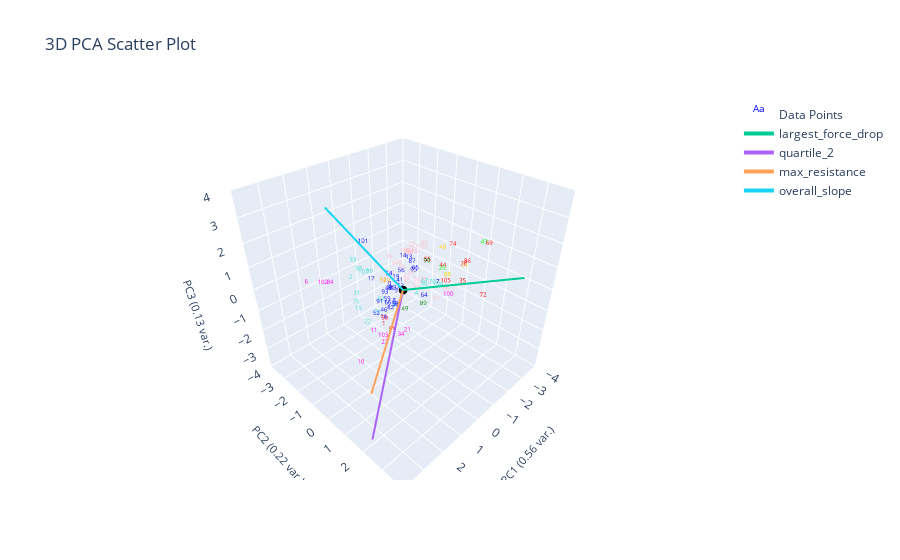

Write notebook code for a chart like this one.
### Markdown cell above
# K-Nearest-Neighbor
- From the k nearest points, assign query point to the highest frequency label
- Performs better when data is uniformly distributed in feature space (clusters all have similar desnity)

### Code cell
from sklearn.neighbors import KNeighborsClassifier

X = plotting.extract_numerical_features(marions_labeled_data).values.tolist()
y = marions_labeled_data[f'{ylabel_name}_nums'].values.tolist()

knn = KNeighborsClassifier(n_neighbors=1)
knn.fit(X, y)
predictions = pd.Series(knn.predict(clustering_features.values))
plotting.plot_clusters_seperately(predictions, curve_data, ylabel_name, 
                                  clustering_method="KNN", 
                                  cluster_category_names=list(ylabel_to_cluster_num.keys()),
                                  )
plotting.plot_pca(clustering_features, predictions, 3, 
                  graph_title=f'KNN with k=1 on {ylabel_name}',
                  ylabel_name=ylabel_name,)

### Figure 1 — Plotly figure (JSON) as saved in the notebook; plotly's stock layout.template omitted (floating-point values rounded to 4 significant figures)
{"data": [{"mode": "text", "name": "Data Points", "text": ["0", "1", "2", "3", "4", "5", "6", "7", "8", "9", "10", "11", "12", "13", "14", "15", "16", "17", "18", "19", "20", "21", "22", "23", "24", "25", "26", "27", "28", "29", "30", "31", "32", "33", "34", "35", "36", "37", "38", "39", "40", "41", "42", "43", "44", "45", "46", "47", "48", "49", "50", "51", "52", "53", "54", "55", "56", "57", "58", "59", "60", "61", "62", "63", "64", "65", "66", "67", "68", "69", "70", "71", "72", "73", "74", "75", "76", "77", "78", "79", "80", "81", "82", "83", "84", "85", "86", "87", "88", "89", "90", "91", "92", "93", "94", "95", "96", "97", "98", "99", "100", "101", "102", "103", "104", "105", "106", "107", "108", "109"], "textfont": {"color": ["blue", "red", "turquoise", "blue", "turquoise", "pink", "magenta", "blue", "blue", "pink", "magenta", "magenta", "pink", "blue", "blue", "turquoise", "blue", "blue", "pink", "blue", "pink", "magenta", "turquoise", "magenta", "pink", "lime", "pink", "pink", "pink", "pink", "pink", "turquoise", "turquoise", "turquoise", "magenta", "red", "pink", "pink", "pink", "pink", "blue", "blue", "pink", "lime", "red", "pink", "blue", "pink", "gold", "green", "red", "red", "blue", "blue", "blue", "red", "blue", "pink", "blue", "blue", "turquoise", "pink", "turquoise", "pink", "blue", "blue", "blue", "turquoise", "magenta", "red", "turquoise", "gold", "red", "orange", "red", "turquoise", "red", "turquoise", "pink", "pink", "pink", "blue", "blue", "blue", "magenta", "pink", "red", "blue", "gold", "green", "green", "blue", "orange", "blue", "blue", "blue", "pink", "pink", "turquoise", "turquoise", "magenta", "blue", "magenta", "magenta", "turquoise", "red", "magenta", "turquoise", "pink", "pink"], "size": 6}, "type": "scatter3d", "x": [0.1069, 1.307, 1.882, 0.08855, 0.1008, -0.6943, 3.87, -1.034, 0.4724, -0.4262, 2.762, 1.729, -0.3949, -1.295, -1.42, 2.074, 1.085, 1.094, -0.9038, -0.4543, -0.5015, 1.804, 1.823, 1.687, -1.783, -0.4885, 0.0483, -0.4145, 0.02365, -0.7049, -0.4225, 1.924, 0.4827, 1.499, 1.618, -1.089, -0.7688, -0.2397, -1.963, -0.2933, 0.1374, -0.3212, -0.3019, -3.082, -1.314, 0.1456, 0.9788, -0.8244, -2.432, 0.5851, 1.229, 1.276, 1.129, -0.3161, -0.01291, -1.77, -0.5497, -2.218, 0.4914, 0.4707, -0.407, -0.3469, 1.051, -0.1375, -0.5366, -1.339, 0.6556, -0.5769, 4.05, -2.959, -0.5886, -1.428, -0.7535, 0.3433, -2.591, 1.989, -1.665, 1.377, -1.778, -1.57, -2.445, 0.1057, 0.6571, 0.1911, 2.927, -0.5929, -1.864, -1.497, -1.073, -0.04769, -1.698, 0.7771, 0.4929, 0.9513, 0.4256, -1.23, -1.731, -2.042, 1.327, 1.722, 0.07606, 0.7614, 3.255, 1.86, -0.686, -0.7266, 4.537, 1.151, -1.634, -2.227], "y": [-0.6298, 0.2749, -0.7333, -0.2756, 0.7944, -0.01294, -0.3933, 0.8306, -0.009526, -0.9477, 0.6396, 0.1925, 0.4979, -0.9567, -1.409, -0.1692, 0.05834, -0.5477, 1.333, -0.8494, -0.06852, 1.978, -0.002634, 0.7371, -1.411, 1.458, 0.008778, 0.2586, 0.06869, -0.9685, -0.2294, -0.4291, 0.07809, -1.037, 1.527, 1.947, 0.3321, 0.4983, -1.277, -1.049, -0.6626, -0.5362, -0.1365, 1.344, 0.8022, -0.01286, -0.04236, 1.456, -0.1739, 0.6712, 0.2719, 0.6758, -0.3115, -0.4576, -0.7809, -0.3738, -0.6513, -1.714, 0.0766, -0.3951, 0.7003, 1.369, -0.09368, -0.792, 0.6089, -0.6324, -0.1525, 0.577, 0.1276, 1.665, 0.9449, 1.714, 3.089, -0.5348, 0.2207, -0.3941, 1.513, 0.0622, -1.382, -1.388, -1.187, -0.5771, -0.007015, -0.3523, -0.4909, -0.6358, 1.521, -0.9787, 1.249, 1.012, -0.34, -0.5163, -0.5763, 0.01131, 0.06975, -0.618, -1.45, -1.35, -0.9446, 0.1143, 2.253, -1.328, -0.4159, 0.8676, 1.154, 1.461, -0.8462, -0.9081, -1.498, -1.07], "z": [-0.3217, -1.092, 0.8114, -0.4891, -0.04487, -0.2108, 1.757, -0.06899, -0.6168, 0.2196, -1.781, -1.206, 0.1211, 0.1148, -0.06085, -0.1794, -1.021, 0.434, -0.06642, -0.3913, 0.2022, -0.02612, -0.8546, -1.47, -0.101, 1.096, -0.4017, -0.1758, -0.3249, 0.1301, -0.28, 0.2715, -0.7751, 1.211, -0.6311, 0.4924, -0.06998, -0.139, -0.03722, 0.5477, -0.5293, -0.3256, 0.06793, 1.041, 0.5325, -0.3413, -0.8067, 0.09092, 0.4368, -0.5642, -0.8624, -1.137, -1.039, -0.5625, 0.01858, 0.05406, -0.02932, 0.001082, -0.7294, -0.746, 0.08153, -0.2207, -0.2888, -0.006126, -0.5709, -0.2569, -0.698, 0.07507, 0.6598, 1.166, 0.2023, 0.8667, 0.644, -0.02338, 0.6881, -0.05514, 0.7491, -0.6334, -0.0221, 0.009237, 0.2127, -0.5233, -0.8509, -0.3494, 1.216, 0.126, 0.789, -0.1742, 0.434, -0.4761, 0.05313, -0.7736, 0.05466, 0.04478, -0.7669, -0.2994, 0.04439, 0.09518, 0.7953, 1.372, 0.6741, 1.556, 1.418, -0.9399, 0.1623, 0.4409, 3.389, 0.5832, 0.03448, 0.1501]}, {"marker": {"color": "black", "size": 3}, "mode": "markers", "name": "Origin", "showlegend": false, "type": "scatter3d", "x": [0], "y": [0], "z": [0]}, {"line": {"width": 4}, "mode": "lines+text", "name": "largest_force_drop", "textposition": "top center", "type": "scatter3d", "x": [0, -2.429], "y": [0, 6.017], "z": [0, 2.519]}, {"line": {"width": 4}, "mode": "lines+text", "name": "quartile_2", "textposition": "top center", "type": "scatter3d", "x": [0, 3.797], "y": [0, 2.324], "z": [0, -3.177]}, {"line": {"width": 4}, "mode": "lines+text", "name": "max_resistance", "textposition": "top center", "type": "scatter3d", "x": [0, 3.878], "y": [0, 2.504], "z": [0, -0.705]}, {"line": {"width": 4}, "mode": "lines+text", "name": "overall_slope", "textposition": "top center", "type": "scatter3d", "x": [0, 3.694], "y": [0, -1.061], "z": [0, 5.662]}], "layout": {"autosize": true, "scene": {"aspectmode": "cube", "xaxis": {"range": [-4, 4], "title": {"font": {"size": 11}, "text": "PC1 (0.56 var.)"}}, "yaxis": {"range": [-4, 4], "title": {"font": {"size": 11}, "text": "PC2 (0.22 var.)"}}, "zaxis": {"range": [-4, 4], "title": {"font": {"size": 11}, "text": "PC3 (0.13 var.)"}}}, "title": {"text": "3D PCA Scatter Plot"}}}
